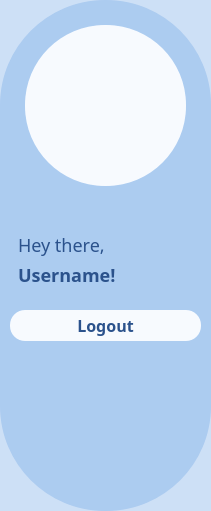
     <widget class="QFrame" name="userHomeHelloBarHP">
      <property name="geometry">
       <rect>
        <x>0</x>
        <y>430</y>
        <width>211</width>
        <height>511</height>
       </rect>
      </property>
      <property name="styleSheet">
       <string notr="true">background: rgba(104, 160, 229, 0.33);
border-radius: 105px;</string>
      </property>
      <property name="frameShape">
       <enum>QFrame::StyledPanel</enum>
      </property>
      <property name="frameShadow">
       <enum>QFrame::Raised</enum>
      </property>
      <widget class="QLabel" name="showUserPictureHP">
       <property name="geometry">
        <rect>
         <x>25</x>
         <y>25</y>
         <width>161</width>
         <height>161</height>
        </rect>
       </property>
       <property name="styleSheet">
        <string notr="true">background: rgba(248, 251, 255, 0.99);
border-radius: 80px;</string>
       </property>
       <property name="text">
        <string/>
       </property>
       <property name="scaledContents">
        <bool>true</bool>
       </property>
       <property name="alignment">
        <set>Qt::AlignCenter</set>
       </property>
      </widget>
      <widget class="QLabel" name="labelUserNameHP">
       <property name="geometry">
        <rect>
         <x>18</x>
         <y>259</y>
         <width>191</width>
         <height>31</height>
        </rect>
       </property>
       <property name="font">
        <font>
         <family>Arial Rounded MT Bold</family>
         <pointsize>-1</pointsize>
         <weight>62</weight>
         <bold>true</bold>
        </font>
       </property>
       <property name="styleSheet">
        <string notr="true">color: #2B528C;
font-weight: 500;
font-size: 18px;
background: rgba(104, 160, 229, 0.00);</string>
       </property>
       <property name="text">
        <string>Username!</string>
       </property>
      </widget>
      <widget class="QLabel" name="labelHeyThereHP">
       <property name="geometry">
        <rect>
         <x>18</x>
         <y>229</y>
         <width>101</width>
         <height>31</height>
        </rect>
       </property>
       <property name="font">
        <font>
         <family>Avenir Next</family>
         <pointsize>-1</pointsize>
         <weight>50</weight>
         <bold>false</bold>
        </font>
       </property>
       <property name="styleSheet">
        <string notr="true">color: #2B528C;
font-weight: 400;
font-size: 18px;
background: rgba(104, 160, 229, 0.00);</string>
       </property>
       <property name="text">
        <string>Hey there,</string>
       </property>
      </widget>
      <widget class="QPushButton" name="pbLogoutHP">
       <property name="geometry">
        <rect>
         <x>10</x>
         <y>310</y>
         <width>191</width>
         <height>31</height>
        </rect>
       </property>
       <property name="font">
        <font>
         <family>Arial Rounded MT Bold</family>
         <pointsize>-1</pointsize>
         <weight>62</weight>
         <bold>true</bold>
        </font>
       </property>
       <property name="styleSheet">
        <string notr="true">QPushButton{
color: #2B528C;
font-weight: 500;
border-radius: 15px;
background:  rgba(248, 251, 255, 0.99);
font-size: 16px; 
}
QPushButton:hover
{
background:  rgba(248, 251, 255, 0.55);
border-color: rgba(104, 160, 229, 0.88);
font-size: 16px;
color: #2B528C;
}</string>
       </property>
       <property name="text">
        <string>Logout</string>
       </property>
      </widget>
      <zorder>labelUserNameHP</zorder>
      <zorder>labelHeyThereHP</zorder>
      <zorder>pbLogoutHP</zorder>
      <zorder>showUserPictureHP</zorder>
     </widget>
